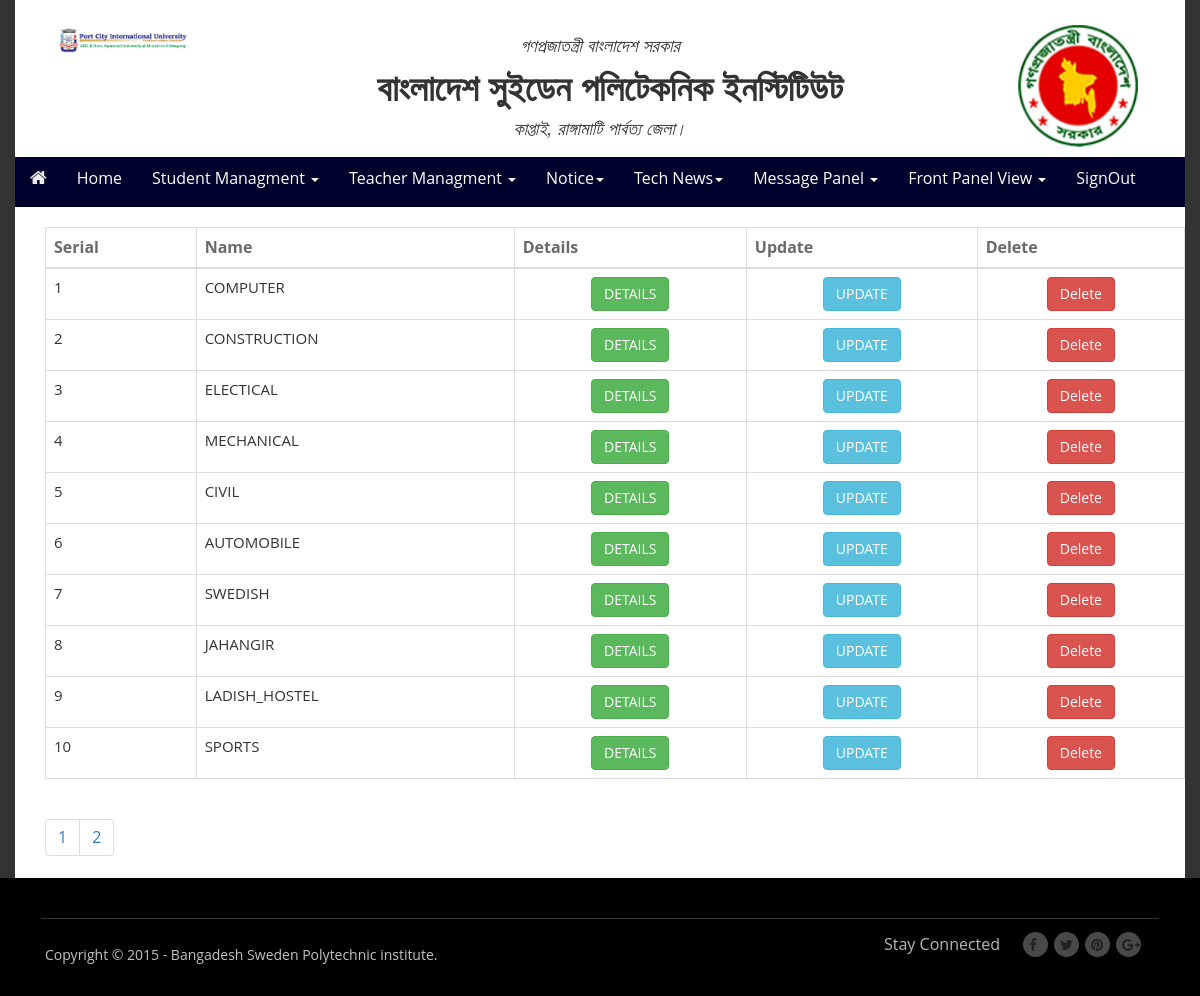
/admin/department_view_pagi.php (signed in), run on the app's committed database.
### tables this page shows
CREATE TABLE IF NOT EXISTS `department` (
  `department_id` int(50) NOT NULL,
  `department_name` varchar(500) NOT NULL,
  `department_details` longtext NOT NULL,
  `department_pic` varchar(5000) NOT NULL
);

### admin/department_view_pagi.php (the view, shortened to what this page needs)
<?php
include("murad_db.php");
$limit = 10;
if (isset($_GET["department_id"])) { $department_id  = $_GET["department_id"]; } else { $department_id=1; };
$start_from = ($department_id-1) * $limit;
$sql = "SELECT * FROM department ORDER BY department_id ASC LIMIT $start_from, $limit";
$rs_result = mysqli_query($con, $sql);
?>
<?php
	include("header.php");
?>
<div class="row admin-custom">
<div class="col-lg-12 "><div class="container" style="padding-top:20px;">
<table class="table table-bordered">
<thead>
<tr>
<th>Serial</th>
<th>Name</th>
<th>Details</th>
<th>Update</th>
<th>Delete</th>
</tr>
</thead>
<tbody>
<?php
while ($row = mysqli_fetch_assoc($rs_result)) {
?>
	<tr>
		<td><?php echo $row["department_id"]; ?></td>
		<td><?php echo $row["department_name"]; ?></td>
		<td class="btnlink"><div class="btn btn-success"><a href="department_details.php?department_id=<?php echo $row['department_id']?>">DETAILS</a></div></td>
		<td class="btnlink"><div class="btn btn-info"><a href="department_update.php?department_id=<?php echo $row['department_id']?>">UPDATE</a></div></td>
		<td class="btnlink"><div class="btn btn-danger">
		<a href="javascript:confirmDelete('department_delete.php?department_id=<?php echo $row['department_id']?>')">Delete</a>
</div></td>
	</tr>
<?php
};
?>
</tbody>
</table>
<?php
$sql = "SELECT COUNT(department_id) FROM department";
$rs_result = mysqli_query($con, $sql);
$row = mysqli_fetch_row($rs_result);
$total_records = $row[0];
$total_pages = ceil($total_records / $limit);
$pagLink = "<nav><ul class='pagination'>";
for ($i=1; $i<=$total_pages; $i++) {
             $pagLink .= "<li><a href='department_view_pagi.php?department_id=".$i."'>".$i."</a></li>";
};
echo $pagLink . "</ul></nav>";
?>
</div>
</div>
</div>
<?php
	include("footer.php");
	?>

### admin/css/signin.css (style rules this page uses)
body { padding-top: 40px; padding-bottom: 40px; background-color: #eee; }

### admin/css/style.css (style rules this page uses)
html, body, div, span, applet, object, iframe, h1, h2, h3, h4, h5, h6, p, blockquote, pre, a, abbr, acronym, address, big, cite, code, del, dfn, em, font, img, ins, kbd, q, s, samp, small, strike, strong, sub, sup, tt, var, b, u, i, center, dl, dt, dd, ol, ul, li, fieldset, form, label, legend, table, caption, tbody, tfoot, thead, tr, th, td { margin: 0; padding: 0; border: 0; outline: 0; font-size: 100%; vertical-align: baseline; background: transparent; }
body { line-height: 1; }
ol, ul { list-style: none; }
table { border-collapse: collapse; border-spacing: 0; }
body { font-family: 'Open Sans', sans-serif; background:#333 ; font-weight:normal; color: #6a6a6a!important; }
a { color:#333333; text-decoration:none; }
a { color:#555555; }
.admin-custom { background:#fff; }
table tbody td { border-bottom: medium none; color: #333333; font-size: 15px; padding: 5px; }

### css/style.css (style rules this page uses)
html, body, div, span, applet, object, iframe, h1, h2, h3, h4, h5, h6, p, blockquote, pre, a, abbr, acronym, address, big, cite, code, del, dfn, em, font, img, ins, kbd, q, s, samp, small, strike, strong, sub, sup, tt, var, b, u, i, center, dl, dt, dd, ol, ul, li, fieldset, form, label, legend, table, caption, tbody, tfoot, thead, tr, th, td { margin: 0; padding: 0; border: 0; outline: 0; font-size: 100%; vertical-align: baseline; background: transparent; }
body { line-height: 1; }
ol, ul { list-style: none; }
table { border-collapse: collapse; border-spacing: 0; }
body { font-family: 'Open Sans', sans-serif; background:#333; font-weight:normal; color: #6a6a6a!important; }
a { color:#333333; text-decoration:none; }
a { color:#555555; }
.admin-custom { background:#fff; }
.btnlink { text-align:center; }
.btnlink a { color:#fff; text-decoration:none; }

### data on the page
department: department_id "1", department_name "COMPUTER"
department: department_id "2", department_name "CONSTRUCTION"
department: department_id "3", department_name "ELECTICAL"
department: department_id "4", department_name "MECHANICAL"
department: department_id "5", department_name "CIVIL"
department: department_id "6", department_name "AUTOMOBILE"
department: department_id "7", department_name "SWEDISH"
department: department_id "8", department_name "JAHANGIR"
department: department_id "9", department_name "LADISH_HOSTEL"
department: department_id "10", department_name "SPORTS"
